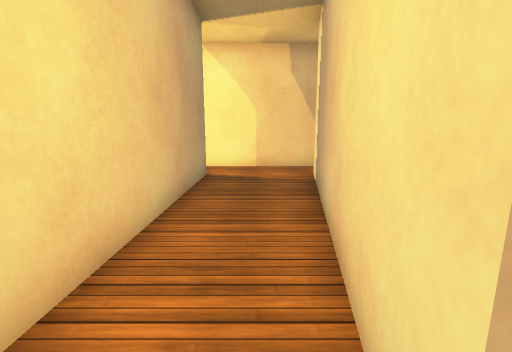
View 1 (above)

17 first-person views from a walk through a scene from a Unity 3-D project. The camera is 1.3 m above the floor, tilts 10° down and sees 90° across. The floor is counted in squares, 1 m on a side. Each view is taken from the middle of a square. On the plan, view 1 faces up. The plan holds only what a view shows up to about 13 squares ahead; the rest is blank. The place goes on beyond the plan. The player character is not drawn. Door leaves are left out, so doorways stand open. Surface patterns are stand-ins for the level's own textures.

View 2
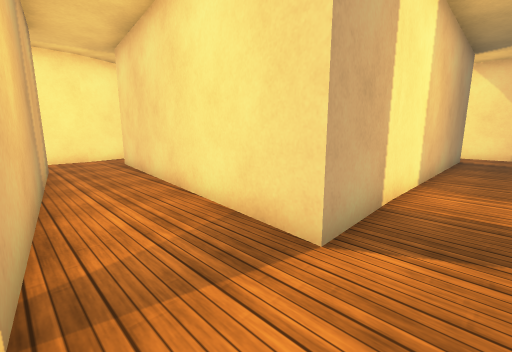

View 3
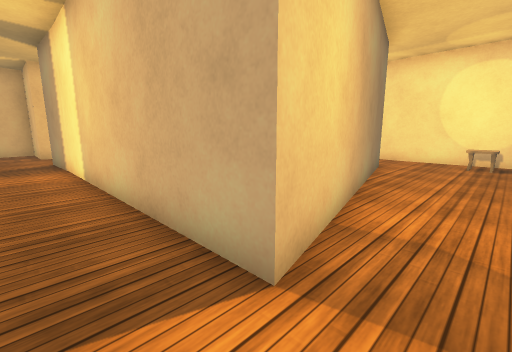

View 4
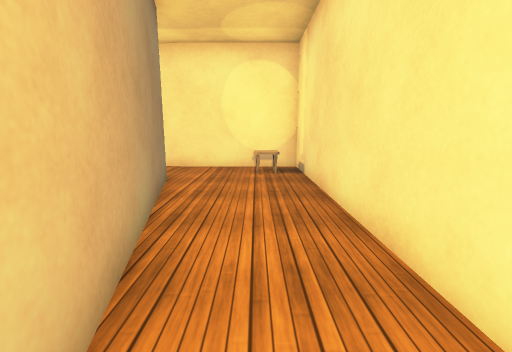

View 5
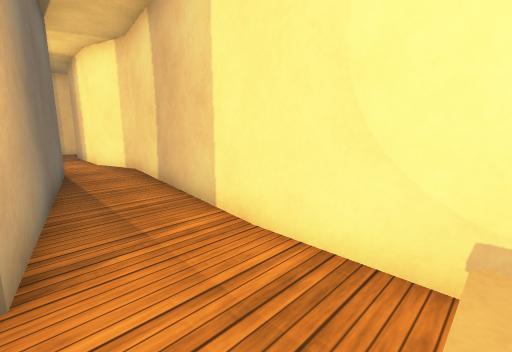

View 6
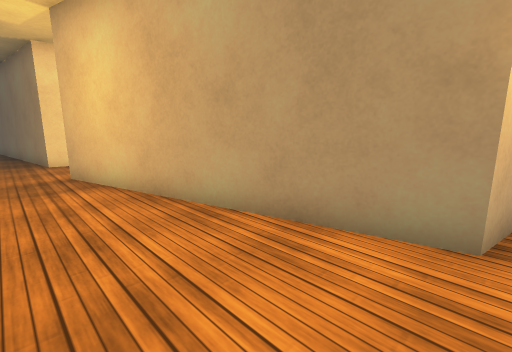

View 7
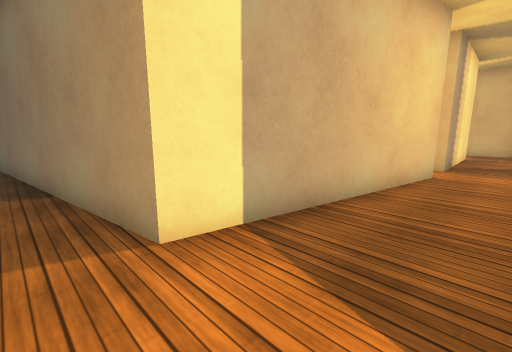

View 8
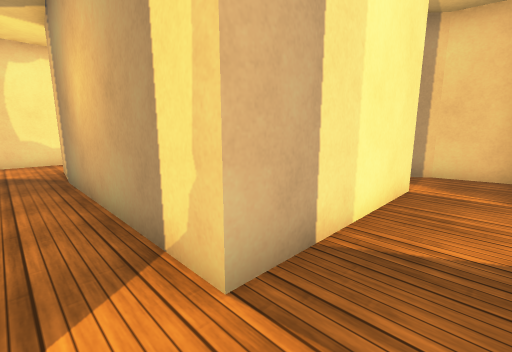

View 9
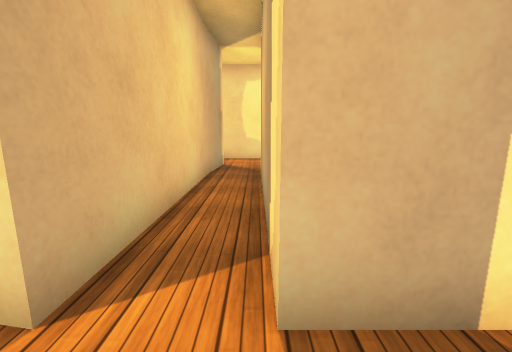

View 10
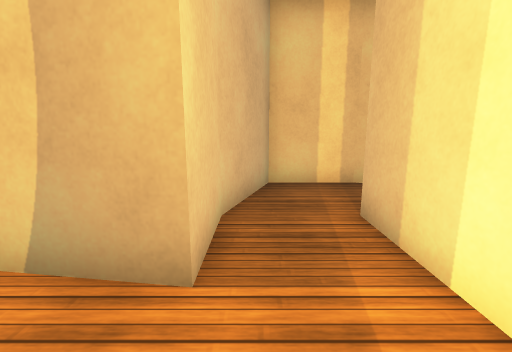

View 11
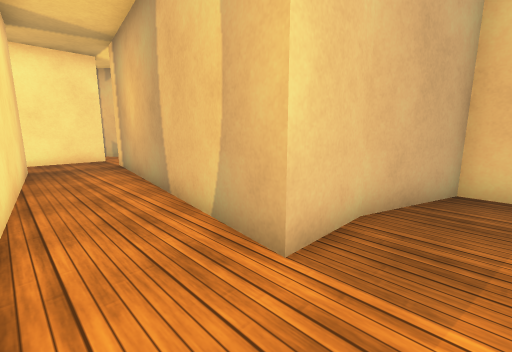

View 12
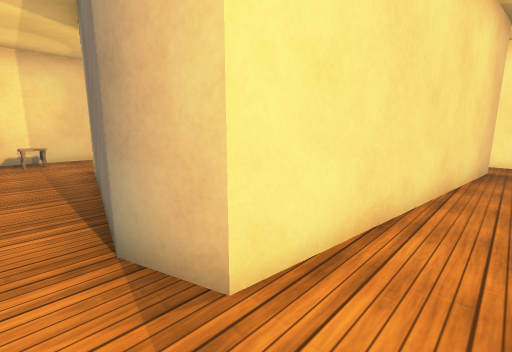

View 13
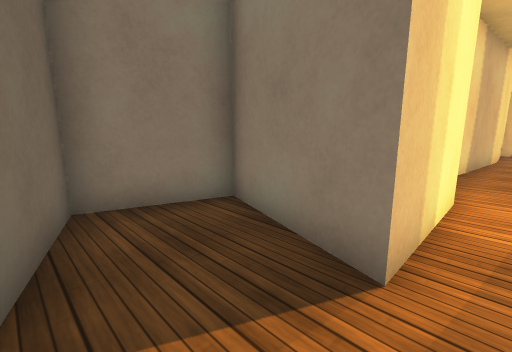

View 14
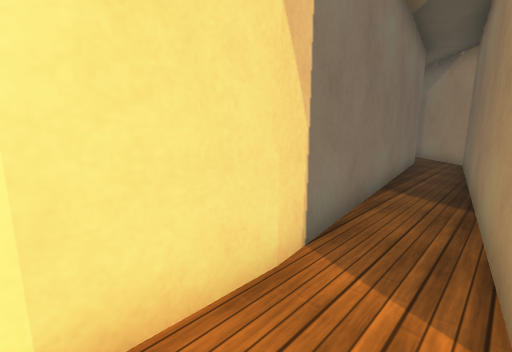

View 15
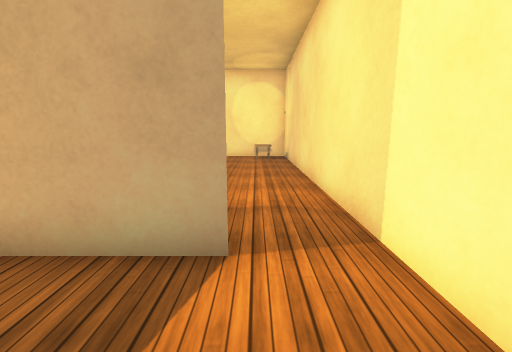

View 16
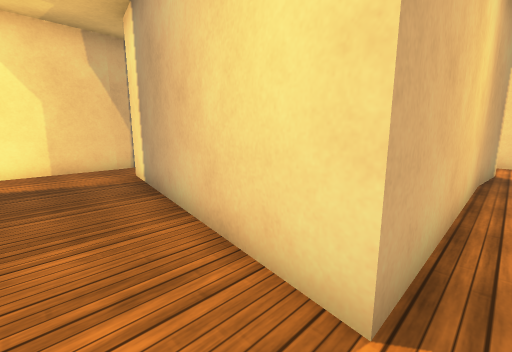

View 17
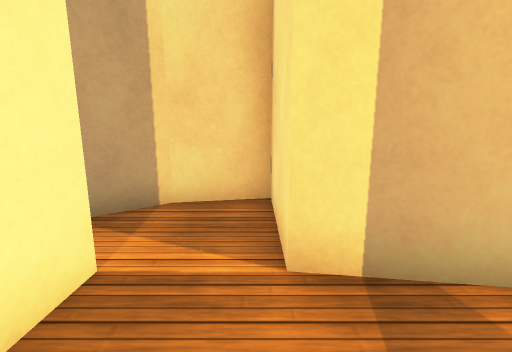

### Floor plan
Points are (right, up) in squares from view 1. A wall is a line through its corners. A room is listed if a view was taken in it or the views show most of it. See-through windows are left out.
Room 1 (views 1, 2, 3, 4, 5, 6, 7, 8, 9, 14, 15, 16, 17)
walls: (-1.5, 7.7) (-1.5, -3.5) (-10.8, -2.5) (-11.3, -1.2) (-9.9, 5.6) (-1.5, 7.7); (1.9, 9.5) (-12.4, 9.5) (-12.4, 5.5); (7, 0.5) (0.5, 0.5) (1.8, 7.8) (8.6, 8.8); (6.8, -1.1) (8.5, -1.3); (0.5, -6.2) (0.5, -1.1) (6.9, -1.2); (8.5, 0.3) (6.9, 0.5); (-12.4, 5.6) (-13.3, -1.2) (-12.9, -2.5); (8.5, 10.3) (1.7, 9.5); (-10.5, -5) (-1.3, -6.2) (-1.3, -8.9) (0.5, -8.5) (2.7, -6.8)
ways out: opening at (-11, -3) to room 2; open door at (3, 1)
objects: other object (-11, 8) to (-11, 9)
Room 2 (views 10, 11, 12)
walls: (-12.9, -2.5) (-12.6, -3.4) (-12.6, -6.8); (-10.5, -6.8) (-10.5, -5)
ways out: opening at (-11, -3) to room 1; opening at (-11.5, -5.5) to room 3
Room 3 (view 13)
walls: (-12.6, -6.8) (-15.9, -5.7) (-16.8, -8.3) (-13.5, -9.4) (-11.3, -9.4) (-10.5, -6.8)
ways out: opening at (-11.5, -5.5) to room 2

Where each view was taken, in squares from view 1:
view 1: 0 up, 0 right, facing up
view 2: 6 down, 0 right, facing up-left
view 3: 9 up, 0 right, facing down-left
view 4: 8 up, 3 left, facing left
view 5: 8 up, 10 left, facing down-left
view 6: 9 up, 10 left, facing down-right
view 7: 9 up, 1 left, facing down-right
view 8: 0 up, 1 left, facing down-right
view 9: 1 down, 1 left, facing right
view 10: 3 down, 11 left, facing down
view 11: 3 down, 12 left, facing down-right
view 12: 4 down, 12 left, facing up-right
view 13: 9 down, 12 left, facing up-left
view 14: 8 up, 0 right, facing up-right
view 15: 8 up, 1 right, facing left
view 16: 0 up, 1 left, facing up-right
view 17: 4 down, 1 left, facing down
